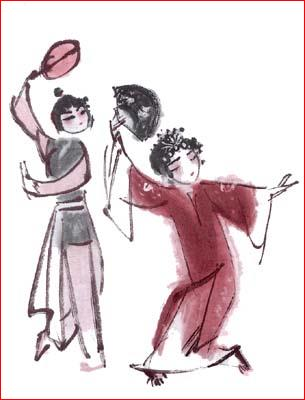
#> input picture _2.vcs/my_vcs_lesson_6/_System/vcs_Assembly/vcs_Assembly/Resources/picture1.jpg, 305 x 400 px, found by its file name
$ python 'matplotlib新進測試01.py'   (older library calls are emulated)
#> lines starting #> are read from the running program, lines starting #| are printed output that depends on the picture
# 新進測試01

# 先做成 2X3 子圖, 以利搬出

print("------------------------------------------------------------")  # 60個

# 共同
import os
import sys
import time
import math
import random
import numpy as np
import pandas as pd
import matplotlib.pyplot as plt

font_filename = "D:/_git/vcs/_1.data/______test_files1/_font/msch.ttf"
# 設定中文字型及負號正確顯示
# 設定中文字型檔
plt.rcParams["font.sans-serif"] = "Microsoft JhengHei"  # 將字體換成 Microsoft JhengHei
# 設定負號
plt.rcParams["axes.unicode_minus"] = False  # 讓負號可正常顯示
plt.rcParams["font.size"] = 12  # 設定字型大小


def show():
    plt.tight_layout()
    plt.show()


import ssl

ssl._create_default_https_context = ssl._create_stdlib_context

print("------------------------------------------------------------")  # 60個
print("------------------------------------------------------------")  # 60個

# nodelist = ["city1","city2","city3","city4","city5","city6","city7","city8"]
dist = np.mat(
    [
        [0.1, 0.1],
        [0.9, 0.5],
        [0.9, 0.1],
        [0.45, 0.9],
        [0.9, 0.8],
        [0.7, 0.9],
        [0.1, 0.45],
        [0.45, 0.1],
    ]
)
m, n = np.shape(dist)

for point in dist.tolist():
    plt.annotate(
        "(" + str(point[0]) + ", " + str(point[1]) + ")", xy=(point[0], point[1])
    )
xlist = []
ylist = []
for px, py in zip(dist.T.tolist()[0], dist.T.tolist()[1]):
    xlist.append([px])
    ylist.append([py])

plt.plot(xlist, ylist, "r")

plt.text(0.5, 0.5, "AAAAAAA", ha="center", size=24)

show()
#> in show, `plt.show()`:
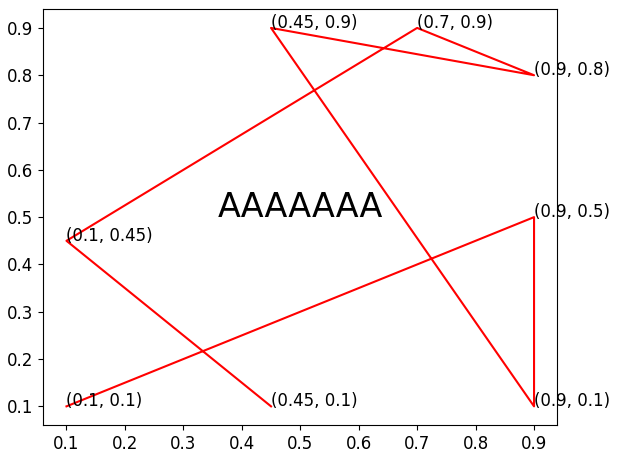
#> figure drawn by matplotlib, 1 panel

print("------------------------------------------------------------")  # 60個
print("------------------------------------------------------------")  # 60個

plt.figure(figsize=(12, 8))

plt.subplot(231)

# image data
a = np.array(
    [
        0.313660827978,
        0.365348418405,
        0.423733120134,
        0.365348418405,
        0.439599930621,
        0.525083754405,
        0.423733120134,
        0.525083754405,
        0.651536351379,
    ]
).reshape(3, 3)

"""
for the value of "interpolation", check this:
http://matplotlib.org/examples/images_contours_and_fields/interpolation_methods.html
for the value of "origin"= ['upper', 'lower'], check this:
http://matplotlib.org/examples/pylab_examples/image_origin.html
"""
plt.imshow(a, interpolation="nearest", cmap="bone", origin="lower")
plt.colorbar(shrink=0.92)

print("------------------------------")  # 30個
plt.subplot(232)

N = 12
X = np.arange(N)

# 生成 N 組介於 0 與 1 之間均勻分配隨機變數
Y1 = np.random.uniform(size=N)
Y2 = np.random.uniform(size=N)

# 生成 N 組介於 ST 與 SP 之間均勻分配隨機變數
ST, SP = 0.5, 1.0
Y1 = np.random.uniform(ST, SP, size=N)
Y2 = np.random.uniform(ST, SP, size=N)

plt.bar(X, +Y1, facecolor="#9999ff", edgecolor="white")
plt.bar(X, -Y2, facecolor="#ff9999", edgecolor="white")

for x, y in zip(X, Y1):
    # ha: horizontal alignment
    # va: vertical alignment
    plt.text(x + 0.4, y + 0.05, "%.2f" % y, ha="center", va="bottom")

for x, y in zip(X, Y2):
    # ha: horizontal alignment
    # va: vertical alignment
    plt.text(x + 0.4, -y - 0.05, "%.2f" % y, ha="center", va="top")

plt.xlim(-0.5, N)
plt.ylim(-1.25, 1.25)


print("------------------------------")  # 30個
plt.subplot(233)


print("------------------------------")  # 30個
plt.subplot(234)

y, x = np.mgrid[-3:3:300j, -6:6:600j]
z = np.sin(x**2 + 2 * y**2 + x * y)
plt.imshow(z, cmap="Blues", vmin=-2, vmax=2)

# plt.colorbar(shrink=0.92)

print("------------------------------")  # 30個
plt.subplot(235)


print("------------------------------")  # 30個
plt.subplot(236)


show()

print("------------------------------------------------------------")  # 60個
print("------------------------------------------------------------")  # 60個

plt.figure(figsize=(12, 8))

plt.subplot(231)

x = [x for x in range(0, 11)]
y = [7.5 * y - 3.33 for y in x]
voucher = 25  # unit = 100
ans_x = (25 + 3.33) / 7.5
print("拜訪次數 = {}".format(int(ans_x * 100)))
plt.axis([0, 4, 0, 30])
plt.plot(x, y)
plt.plot(1, 5, "-x")
plt.plot(2, 10, "-x")
plt.plot(3, 20, "-x")
plt.plot(ans_x, 25, "-o")
plt.text(ans_x - 0.6, 25 + 0.2, "(" + str(int(ans_x * 100)) + "," + str(2500) + ")")
plt.xlabel("Times:unit=100")
plt.ylabel("Voucher:unit=100")
plt.grid()  # 加格線

print("------------------------------")  # 30個
plt.subplot(232)


print("------------------------------")  # 30個
plt.subplot(233)


print("------------------------------")  # 30個
plt.subplot(234)


print("------------------------------")  # 30個
plt.subplot(235)


print("------------------------------")  # 30個
plt.subplot(236)


show()
#> in show (call 3), `plt.show()`:
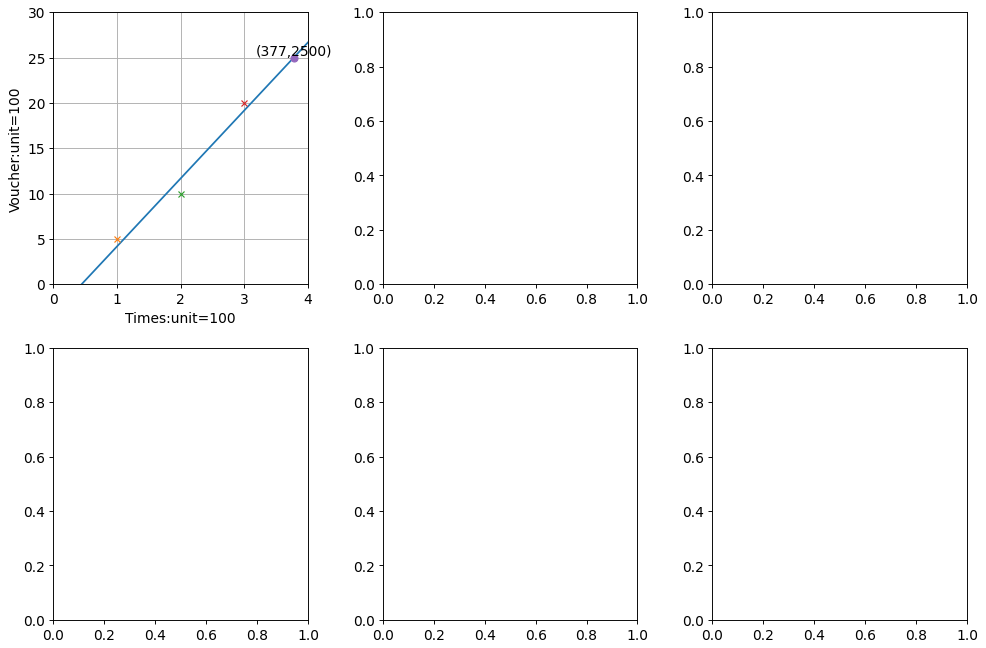
#> figure drawn by matplotlib, 1 panel; curve peaks at x = 10, y = 71.67

print("------------------------------------------------------------")  # 60個

foldername = "D:/_git/vcs/_1.data/______test_files1"

"""
import glob
import cv2

# 撈出單層圖檔
files = glob.glob(foldername + "/*.jpg")  #建立測試資料
test_feature=[]
for file in files:
    print(file)
    img = cv2.imread(file)	#讀取本機圖片
    img = cv2.cvtColor(img,cv2.COLOR_BGR2GRAY)  #灰階
    _, img = cv2.threshold(img, 120, 255, cv2.THRESH_BINARY_INV) #轉為反相黑白
    test_feature.append(img)

print(test_feature)

print('畫多張圖')


plt.gcf().set_size_inches(12, 14)

num=25

if num>25: num=25
for i in range(num):
    ax=plt.subplot(5,5, i+1)
    #ax.imshow(images[start_id], cmap='binary')  #顯示黑白圖片
    title = 'label = ' + str(i)
    ax.set_title(title,fontsize=12)  # X,Y軸不顯示刻度
    ax.set_xticks([]);ax.set_yticks([])

show()

"""

print("------------------------------------------------------------")  # 60個


def tickline():
    plt.xlim(0, 10), plt.ylim(-1, 1), plt.yticks([])
    ax = plt.gca()
    ax.spines["right"].set_color("none")
    ax.spines["left"].set_color("none")
    ax.spines["top"].set_color("none")
    ax.xaxis.set_ticks_position("bottom")
    ax.spines["bottom"].set_position(("data", 0))
    ax.yaxis.set_ticks_position("none")
    ax.xaxis.set_minor_locator(plt.MultipleLocator(0.1))
    for label in ax.get_xticklabels() + ax.get_yticklabels():
        label.set_fontsize(16)
    ax.plot(np.arange(11), np.zeros(11))
    return ax


locators = [
    "plt.NullLocator()",
    "plt.MultipleLocator(base=1.0)",
    "plt.FixedLocator(locs=[0, 2, 8, 9, 10])",
    "plt.IndexLocator(base=3, offset=1)",
    "plt.LinearLocator(numticks=5)",
    "plt.LogLocator(base=2, subs=[1.0])",
    "plt.MaxNLocator(nbins=3, steps=[1, 3, 5, 7, 9, 10])",
    "plt.AutoLocator()",
]

n_locators = len(locators)

size = 1024, 60 * n_locators
dpi = 100.0

figsize = size[0] / float(dpi), size[1] / float(dpi)

fig = plt.figure(
    num="matplotlib 07",
    figsize=figsize,
    dpi=dpi,
    facecolor="whitesmoke",
    edgecolor="r",
    linewidth=1,
    frameon=True,
)

fig.patch.set_alpha(0)


for i, locator in enumerate(locators):
    plt.subplot(n_locators, 1, i + 1)
    ax = tickline()
    ax.xaxis.set_major_locator(eval(locator))
    plt.text(5, 0.3, locator[3:], ha="center", size=16)

plt.subplots_adjust(bottom=0.01, top=0.99, left=0.01, right=0.99)

show()
#> in show (call 4), `plt.show()`:
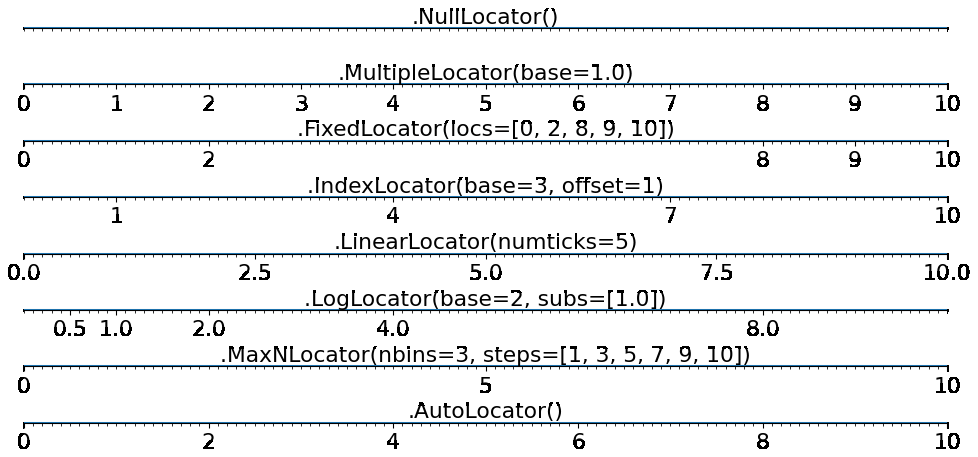
#> figure drawn by matplotlib, 8 panels

print("------------------------------------------------------------")  # 60個

print("畫格線")
ax = plt.subplot(1, 1, 1)

ax.set_xlim(0, 4)
ax.set_ylim(0, 3)
ax.xaxis.set_major_locator(plt.MultipleLocator(1.0))
ax.xaxis.set_minor_locator(plt.MultipleLocator(0.1))
ax.yaxis.set_major_locator(plt.MultipleLocator(1.0))
ax.yaxis.set_minor_locator(plt.MultipleLocator(0.1))
ax.grid(which="major", axis="x", linewidth=0.75, linestyle="-", color="0.75")
ax.grid(which="minor", axis="x", linewidth=0.25, linestyle="-", color="0.75")
ax.grid(which="major", axis="y", linewidth=0.75, linestyle="-", color="0.75")
ax.grid(which="minor", axis="y", linewidth=0.25, linestyle="-", color="0.75")
ax.set_xticklabels([])
ax.set_yticklabels([])

show()

print("------------------------------------------------------------")  # 60個

# 資訊圖表的視覺化手法

from PIL import Image, ImageOps

filename = "D:/_git/vcs/_1.data/______test_files1/picture1.jpg"

image = Image.open(filename)
#> image is the input picture: PIL image 305x400 RGB; mean R, G, B 225, 212.7, 215.3
print(image.size)
#| (305, 400)

plt.imshow(image)

show()


# resize 寬度一半 高度三成 => 變胖
resize_image = image.resize((int(image.size[0] * 0.5), int(image.size[1] * 0.3)))
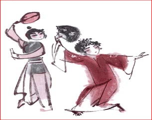
#> resize_image: PIL image 152x120 RGB; mean R, G, B 225, 213, 215.6

plt.imshow(resize_image)

show()

print(resize_image.size)
#| (152, 120)

# 要排列的圖示個數
N = 10

# 圖片之間的邊界
margin = 5

# 載入圖片
image = Image.open("_data2/human.png")
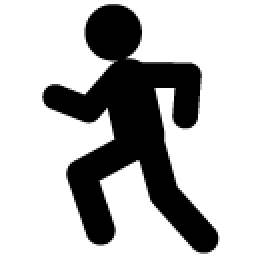
#> input picture _4.python/__code/Python資料可視化攻略/human.png, 128 x 128 px, found by its file name (shown 2 times larger)
#> image is the input picture: PIL image 128x128 RGBA; mean R, G, B, A 81.9, 81.9, 81.9, 69.9
image_width, image_height = image.size
#> image_width = 128; image_height = 128

# 將圖片入作為畫布使用的Image
canvas = Image.new("RGBA", ((image_width + margin) * N, image_height))
#> canvas: PIL image 1330x128 RGBA; every value is 0
for i in range(N):
    canvas.paste(image, ((image_width + margin) * i, 0))
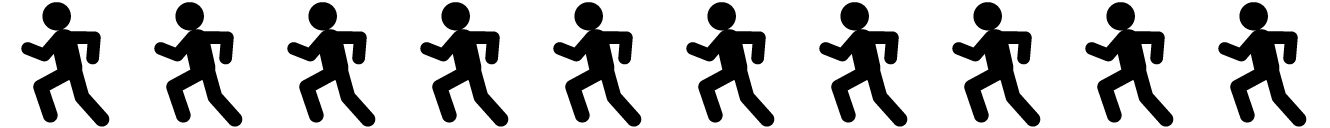
#> canvas: PIL image 1330x128 RGBA; mean R, G, B, A 78.8, 78.8, 78.8, 67.3; transparent parts drawn white

plt.imshow(canvas)

show()

print("------------------------------------------------------------")  # 60個
print("------------------------------------------------------------")  # 60個

# 圖片並列個數
N = 15

# 換行位置
wrap_num = 10

# 圖片之間的邊界
margin_h = 5
margin_v = 5

# 載入圖片
image = Image.open("_data2/human.png")
image_width, image_height = image.size

# 將圖片入作為畫布使用的Image
canvas = Image.new(
    "RGBA",
    (
        (image_width + margin_h) * wrap_num,
        (image_height + margin_v) * math.ceil(N / wrap_num),
    ),
)
#> canvas: PIL image 1330x266 RGBA; every value is 0
for i in range(N):
    x = (image_width + margin_h) * (i % wrap_num)
    y = (image_height + margin_v) * (i // wrap_num)
    canvas.paste(image, (x, y))
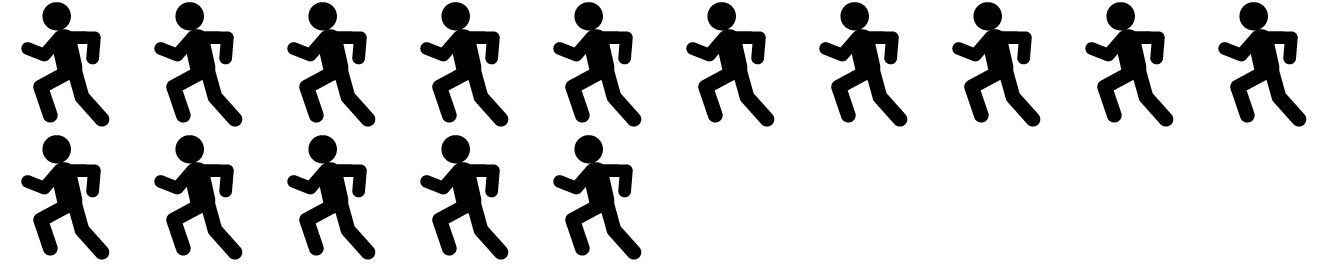
#> canvas: PIL image 1330x266 RGBA; mean R, G, B, A 56.9, 56.9, 56.9, 48.6; transparent parts drawn white

plt.imshow(canvas)

show()

print("------------------------------------------------------------")  # 60個
print("------------------------------------------------------------")  # 60個

from PIL import Image, ImageOps

#> (the run stopped early here; a loop or call above may not have finished)
